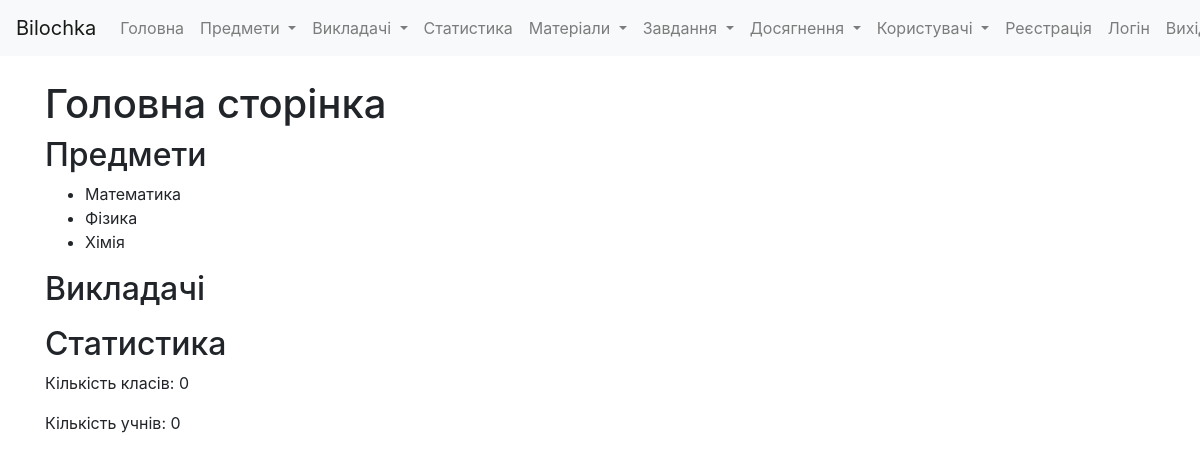
The app's page / (signed in), older data.
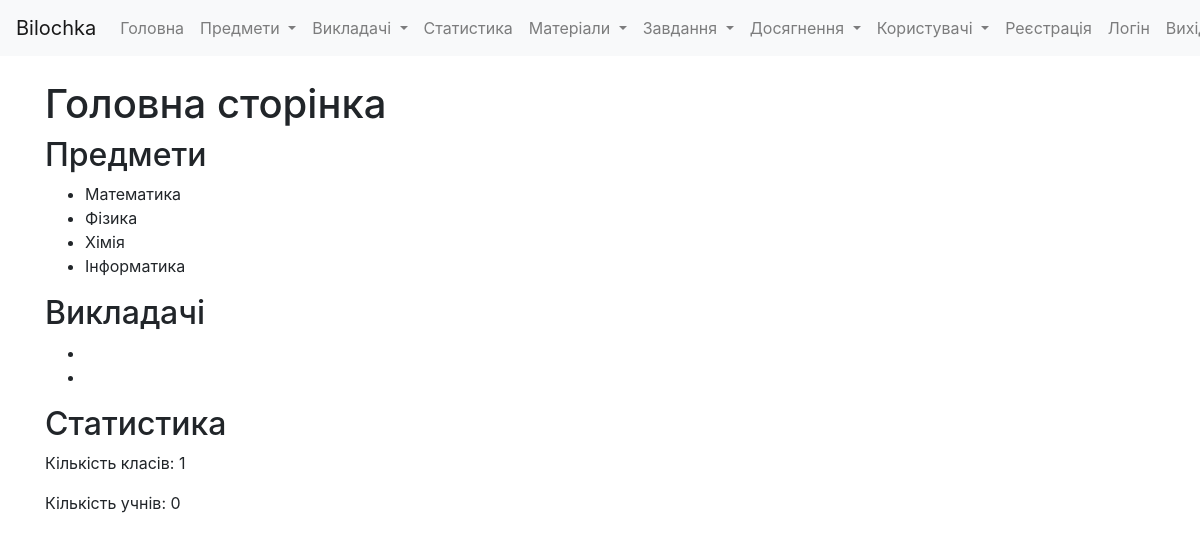
The same page, newer data.
### main/models.py (models this page shows, shortened)
class Subject(models.Model):
    name = models.CharField(max_length=255)
    description = models.TextField(blank=True, null=True)

### main/views.py (the view)
# urls.py: 2. Add a URL to urlpatterns:  path('', views.home, name='home')
@login_required
def home(request):
    subjects = Subject.objects.all()
    teachers = Teacher.objects.all()
    num_classes = Class.objects.count()
    num_students = StudentProfile.objects.count()
    context = {
        'subjects': subjects,
        'teachers': teachers,
        'num_classes': num_classes,
        'num_students': num_students,
    }
    return render(request, 'main/home.html', context)

### templates/main/home.html
{% extends 'main/includes/header.html' %}
{% block content %}
<h1>Головна сторінка</h1>
    <h2>Предмети</h2>
    <ul>
        {% for subject in subjects %}
            <li>{{ subject.name }}</li>
        {% endfor %}
    </ul>
    <h2>Викладачі</h2>
    <ul>
        {% for teacher in teachers %}
            <li>{{ teacher.last_name }} {{ teacher.first_name }}</li>
        {% endfor %}
    </ul>
    <h2>Статистика</h2>
    <p>Кількість класів: {{ num_classes }}</p>
    <p>Кількість учнів: {{ num_students }}</p>
{% endblock %}

Row changes from the older to the newer data that the page shows:
added Subject: name "Інформатика"
Text that changed along with them:
{{ num_classes }}: "0" → "1"
